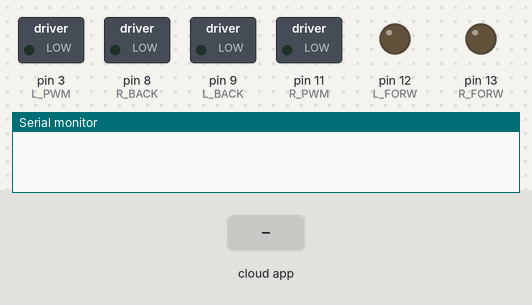
Bench run of a sketch on a simulated Arduino Uno, built with avr-gcc and run on an emulated ATmega328P. Shown: switched loads named in the sketch (green lamp = pin HIGH), output pins drawn as LEDs (lit = HIGH), the last lines printed to the serial monitor. Inputs (shaded band) come from the test bench. The ROS host is connected and sends only what is stated.

Above: at 1.2 s.
1.3 s: the phone or cloud app sets linear.x to -100
At 1.6 s:
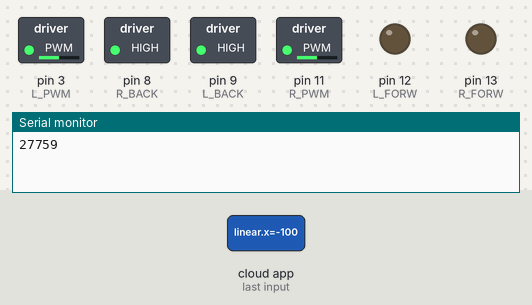
2.8 s: the phone or cloud app sets angular.z to -100
At 3.9 s:
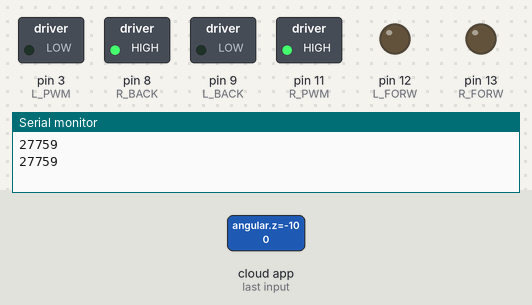
4.3 s: the phone or cloud app sets linear.x to 0
At 5.1 s:
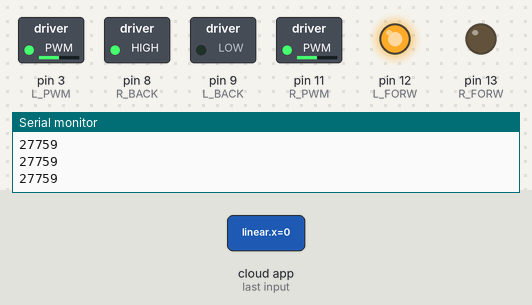
5.8 s: the phone or cloud app sets angular.z to 100
At 6.3 s:
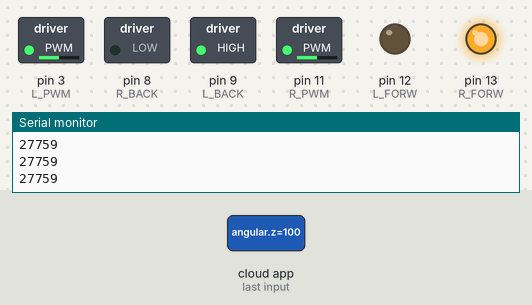
7.3 s: the phone or cloud app sets linear.x to 100
At 8.5 s:
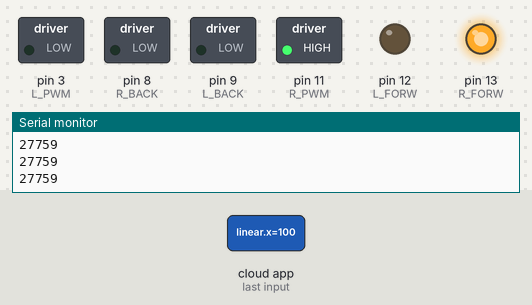
8.8 s: the phone or cloud app sets angular.z to 0
At 9.7 s:
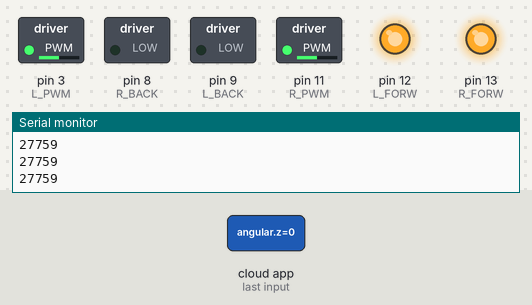
Timing chart, 0 to 11.3 s (numbered marks = the images above; inputs shaded):
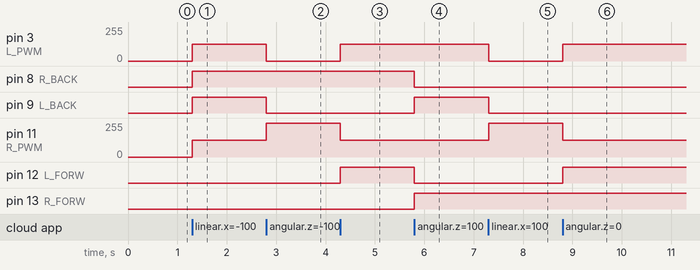

Measured:
- after the input at 1.3 s, pin 3 (L_PWM), pin 11 (R_PWM): 0/255 → 127/255 at once; pin 8 (R_BACK), pin 9 (L_BACK): LOW → HIGH at once
- after the input at 2.8 s, pin 3 (L_PWM): 127/255 → 0/255 at once; pin 9 (L_BACK): HIGH → LOW at once; pin 11 (R_PWM): 127/255 → 255/255 at once
- after the input at 4.3 s, pin 3 (L_PWM): 0/255 → 127/255 at once; pin 11 (R_PWM): 255/255 → 127/255 at once; pin 12 (L_FORW): LOW → HIGH at once
- after the input at 5.8 s, pin 8 (R_BACK), pin 12 (L_FORW): HIGH → LOW at once; pin 9 (L_BACK), pin 13 (R_FORW): LOW → HIGH at once
- after the input at 7.3 s, pin 3 (L_PWM): 127/255 → 0/255 at once; pin 9 (L_BACK): HIGH → LOW at once; pin 11 (R_PWM): 127/255 → 255/255 at once
- after the input at 8.8 s, pin 3 (L_PWM): 0/255 → 127/255 at once; pin 11 (R_PWM): 255/255 → 127/255 at once; pin 12 (L_FORW): LOW → HIGH at once

The sketch:

motor_test.ino
```cpp
/* void setup() {

  //Setup Channel A
  pinMode(12, OUTPUT); //Initiates Motor Channel A pin
  pinMode(9, OUTPUT); //Initiates Brake Channel A pin

}

void loop(){

  //forward @ full speed
  // Left side
  digitalWrite(12, HIGH); //Establishes forward direction of Channel A
  digitalWrite(9, LOW);   //Disengage the Brake for Channel A
  analogWrite(3, 255);   //Spins the motor on Channel A at full speed

// right side
  digitalWrite(13, HIGH); //Establishes forward direction of Channel A
  digitalWrite(8, LOW);   //Disengage the Brake for Channel A
  analogWrite(11, 255);   //Spins the motor on Channel A at full speed

  delay(3000);

  digitalWrite(9, HIGH); //Eengage the Brake for Channel A

  delay(1000);

  //backward @ half speed
  digitalWrite(12, LOW); //Establishes backward direction of Channel A
  digitalWrite(9, LOW);   //Disengage the Brake for Channel A
  analogWrite(3, 123);   //Spins the motor on Channel A at half speed

  delay(3000);

  digitalWrite(9, HIGH); //Eengage the Brake for Channel A

  delay(1000);

}*/

#include <math.h>
#include <ros.h>
#include <geometry_msgs/Twist.h>

#define PWMRANGE 255

void onTwist(const geometry_msgs::Twist &msg);

// ROS serial server
ros::NodeHandle node;
ros::Subscriber<geometry_msgs::Twist> sub("/cmd_vel", &onTwist);

  //forward @ full speed
  // Left side

const uint8_t R_PWM = 11;
const uint8_t R_BACK = 8;
const uint8_t R_FORW = 13;
const uint8_t L_PWM = 3;
const uint8_t L_BACK = 9;
const uint8_t L_FORW = 12;

bool _connected = false;
#define PWM_MIN 0

void setup()
{
  setupPins();
  setupSerial();

  // Connect to rosserial socket server and init node. (Using default port of 11411)
  // Serial.printf("Connecting to ROS serial server at %s\n", server.toString().c_str());
  // node.getHardware()->setConnection(server);
  node.initNode();
  node.subscribe(sub);
}

void setupPins()
{
  // Status LED
 // pinMode(LED_BUILTIN, OUTPUT);
 // digitalWrite(LED_BUILTIN, HIGH);

  pinMode(L_PWM, OUTPUT);
  pinMode(L_FORW, OUTPUT);
  pinMode(L_BACK, OUTPUT);
  pinMode(R_PWM, OUTPUT);
  pinMode(R_FORW, OUTPUT);
  pinMode(R_BACK, OUTPUT);
  stop();
}

void setupSerial()
{
  Serial.begin(115200);
  Serial.println();
}

void stop()
{
  digitalWrite(L_FORW, 0);
  digitalWrite(L_BACK, 0);
  digitalWrite(R_FORW, 0);
  digitalWrite(R_BACK, 0);
  analogWrite(L_PWM, 0);
  analogWrite(R_PWM, 0);
}

void onTwist(const geometry_msgs::Twist &msg)
{
//  if (!_connected)
//  {
//    stop();
 //   return;
//  }

  // Cap values at [-1 .. 1]
  float x = max(min(msg.linear.x, 1.0f), -1.0f);
  float z = max(min(msg.angular.z, 1.0f), -1.0f);

  // Calculate the intensity of left and right wheels. Simple version.
  // Taken from https://hackernoon.com/unicycle-to-differential-drive-courseras-control-of-mobile-robots-with-ros-and-rosbots-part-2-6d27d15f2010#1e59
  float l = (msg.linear.x - msg.angular.z) / 2;
  float r = (msg.linear.x + msg.angular.z) / 2;

  // Then map those values to PWM intensities. PWMRANGE = full speed, while PWM_MIN = the minimal amount of power at which the motors begin moving.
  uint16_t lPwm = mapPwm(fabs(l), PWM_MIN, PWMRANGE);
  uint16_t rPwm = mapPwm(fabs(r), PWM_MIN, PWMRANGE);
Serial.println('Hello');
  // Set direction pins and PWM
  digitalWrite(L_FORW, l > 0);
  digitalWrite(L_BACK, l < 0);
  digitalWrite(R_FORW, r > 0);
  digitalWrite(R_BACK, r < 0);
  analogWrite(L_PWM, lPwm);
  analogWrite(R_PWM, rPwm);
}

void loop()
{
  //if (!rosConnected())
    // stop();
  node.spinOnce();
}

bool rosConnected()
{
  // If value changes, notify via LED and console.
  bool connected = node.connected();
  if (_connected != connected)
  {
    _connected = connected;
    digitalWrite(13, !connected); // false -> on, true -> off
    Serial.println(connected ? "ROS connected" : "ROS disconnected");
  }
  return connected;
}

// Map x value from [0 .. 1] to [out_min .. out_max]
float mapPwm(float x, float out_min, float out_max)
{
  return x * (out_max - out_min) + out_min;
}
```
